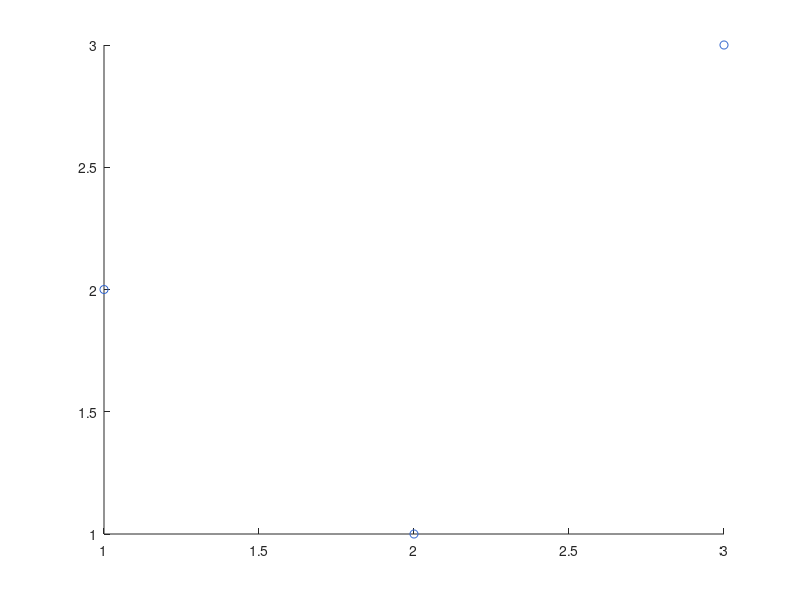
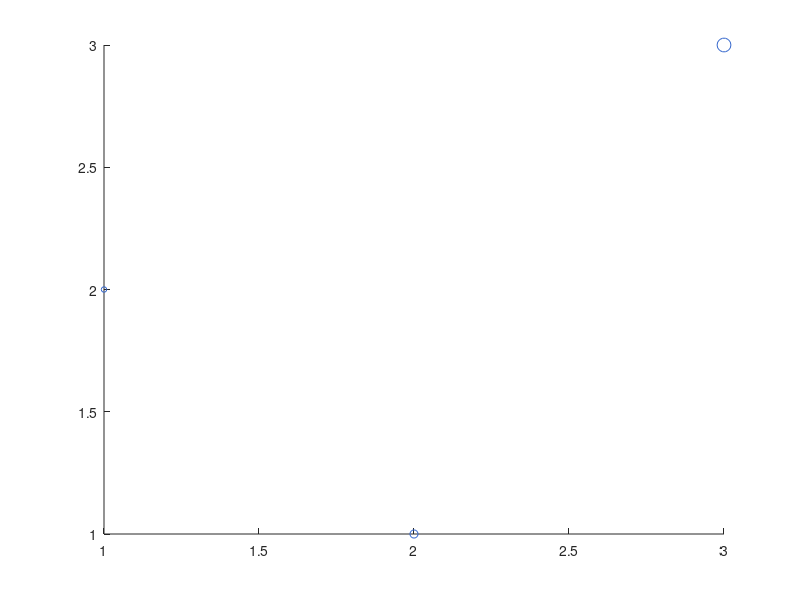
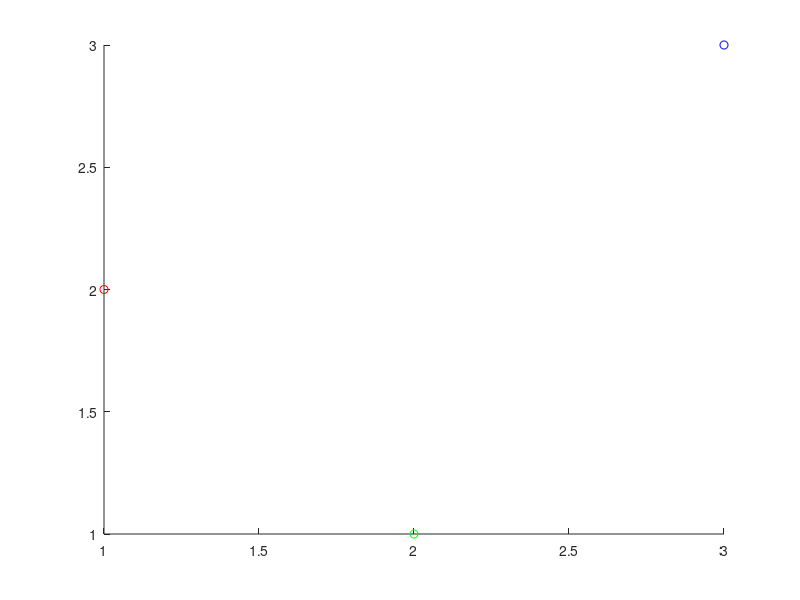
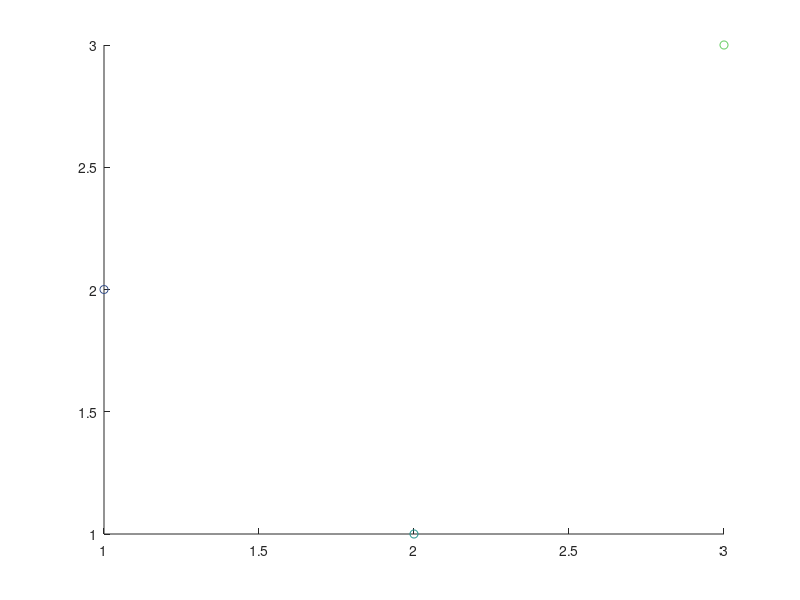

The MATLAB source for these figures, in order: (Note: this script raises an error after producing the figures.)
function summary = runM61RichScatterTests(outputDirectory)
%RUNM61RICHSCATTERTESTS Validate explicit rich 2-D scatter semantics.
    root=fileparts(fileparts(mfilename('fullpath')));addpath(fullfile(root,'src'));
    if nargin<1,outputDirectory=fullfile(root,'.audit','m61-rich-scatter');end
    if exist(outputDirectory,'dir')~=7,mkdir(outputDirectory);end
    cases={ ...
        'S01_constant_size_constant_rgb',@constantRgb; ...
        'S02_varying_sizes',@varyingSizes; ...
        'S03_per_point_rgb',@perPointRgb; ...
        'S04_scalar_mapped',@scalarMapped; ...
        'S05_scalar_colorbar',@scalarColorbar; ...
        'S06_varying_size_scalar',@varyingScalar; ...
        'S07_varying_size_rgb',@varyingRgb; ...
        'S08_legend_display_name',@legendCase; ...
        'S09_reverse_log_axes',@reverseLog; ...
        'S10_multiple_scatter',@multipleScatter; ...
        'S11_scatter_line',@scatterLine; ...
        'S12_scatter_image_shared_mapping',@scatterImage; ...
        'S13_edge_face_semantics',@edgeFace; ...
        'S14_visibility',@visibilityCase; ...
        'N01_scatter3',@rejectScatter3; ...
        'N02_nonfinite_coordinates',@rejectCoordinates; ...
        'N03_alpha',@rejectAlpha; ...
        'N04_edge_face_mode',@rejectEdgeMode; ...
        'N05_size_shape',@rejectSize; ...
        'N06_color_shape',@rejectColor; ...
        'N07_ir_dimensionality',@rejectIrCoordinates; ...
        'N08_color_scale',@rejectColorScale; ...
        'J01_json_replay_modes',@jsonReplay; ...
        'J02_old_v2_scatter',@oldV2; ...
        'D01_determinism',@determinism; ...
        'L01_figure_lifecycle',@lifecycle; ...
        'P01_publication_85',@()profileWidth('single-column'); ...
        'P02_publication_170',@()profileWidth('double-column'); ...
        'X01_10k_scale',@scaleCase};
    rows=cell(size(cases,1),4);failures=0;
    for k=1:size(cases,1)
        try,detail=cases{k,2}();status='PASS';
        catch err,status='FAIL';failures=failures+1;detail=[identifier(err) ': ' oneLine(err.message)];end
        rows(k,:)={cases{k,1},status,detail,'m6.1'};
    end
    resultPath=fullfile(outputDirectory,'m61-rich-scatter-results.tsv');writeRows(resultPath,rows);
    summary=struct('tests',size(rows,1),'failures',failures,'resultPath',resultPath);
    if failures,fprintf(2,'%s',fileread(resultPath));error('M2T:M61RichScatterTestsFailed','%d M6.1 tests failed.',failures);end

    function d=constantRgb(),[f,~,c]=figureWithScatter(36,[.2 .4 .8],{});s=readSeries(f);assert(strcmp(s.sizeMode,'constant')&&strcmp(s.colorMode,'constant_rgb')&&s.markerSize==6);d='constant marker area and RGB preserved';clear c;end
    function d=varyingSizes(),[f,~,c]=figureWithScatter([16 36 100],[.2 .4 .8],{});s=readSeries(f);assert(strcmp(s.sizeMode,'per_point')&&isequal(s.markerSize,[4 6 10]));d='SizeData area converted to diameter by sqrt';clear c;end
    function d=perPointRgb(),[f,~,c]=figureWithScatter(36,[1 0 0;0 1 0;0 0 1],{});s=readSeries(f);assert(strcmp(s.colorMode,'per_point_rgb')&&isequal(s.colorData,[1 0 0;0 1 0;0 0 1]));d='N-by-3 RGB preserved';clear c;end
    function d=scalarMapped(),[f,a,c]=figureWithScatter(36,[10;20;30],{});caxis(a,[0 40]);s=readSeries(f);ir=m2t2.reader.readFigure(f);assert(strcmp(s.colorMode,'scalar_mapped')&&isequal(s.colorData,[10 20 30])&&isequal(ir.axes{1}.colorMapping.limits,[0 40]));d='scalar point meta and CLim preserved';clear c;end
    function d=scalarColorbar(),[f,a,c]=figureWithScatter(36,[10;20;30],{'filled'});caxis(a,[0 40]);cb=colorbar(a);ylabel(cb,'response');ir=m2t2.reader.readFigure(f);element=ir.elements{1};assert(numel(ir.elements)==1&&strcmp(element.kind,'m2t2.colorbar')&&isequal(element.limits,[0 40])&&strcmp(element.label.value,'response')&&strcmp(element.orientation,'vertical'));d='scalar scatter preserves ColorbarIR limits, label, and orientation';clear c;end
    function d=varyingScalar(),[f,~,c]=figureWithScatter([16 36 100],[10;20;30],{'filled'});s=readSeries(f);assert(strcmp(s.sizeMode,'per_point')&&strcmp(s.colorMode,'scalar_mapped'));writeTex('varying-scalar',f);d='varying diameter plus scalar metadata';clear c;end
    function d=varyingRgb(),[f,~,c]=figureWithScatter([16 36 100],[1 0 0;0 1 0;0 0 1],{'filled'});s=readSeries(f);assert(strcmp(s.sizeMode,'per_point')&&strcmp(s.colorMode,'per_point_rgb'));writeTex('varying-rgb',f);d='varying diameter plus explicit RGB';clear c;end
    function d=legendCase(),[f,a,c]=figureWithScatter(36,[.2 .4 .8],{'DisplayName','Measurements'});legend(a,'show');ir=m2t2.reader.readFigure(f);assert(ir.axes{1}.legend.visible&&strcmp(ir.axes{1}.legend.entries{1}.text.value,'Measurements'));d='DisplayName and legend ownership preserved';clear c;end
    function d=reverseLog(),[f,a,c]=figureWithScatter(36,[.2 .4 .8],{});set(a,'XScale','log','YDir','reverse');set(findobj(a,'Type','scatter'),'XData',[1 10 100]);ir=m2t2.reader.readFigure(f);assert(strcmp(ir.axes{1}.xscale,'log')&&strcmp(ir.axes{1}.ydirection,'reverse'));d='axes transforms remain axes semantics';clear c;end
    function d=multipleScatter(),f=figure('Visible','off');c=onCleanup(@()closeFigure(f));a=axes('Parent',f);hold(a,'on');scatter(a,1:3,[1 2 3],36,[1 0 0]);scatter(a,1:3,[3 2 1],64,[0 0 1]);ir=m2t2.reader.readFigure(f);assert(numel(ir.axes{1}.series)==2);d='series order preserved';clear c;end
    function d=scatterLine(),[f,a,c]=figureWithScatter(36,[.2 .4 .8],{});hold(a,'on');plot(a,1:3,[3 2 1]);ir=m2t2.reader.readFigure(f);assert(numel(ir.axes{1}.series)==2);d='scatter and line coexist';clear c;end
    function d=scatterImage(),f=figure('Visible','off');c=onCleanup(@()closeFigure(f));a=axes('Parent',f);imagesc(a,[1 2;3 4]);hold(a,'on');scatter(a,[1 2],[1 2],36,[1;4],'filled');caxis(a,[0 5]);colorbar(a);ir=m2t2.reader.readFigure(f);assert(numel(ir.axes{1}.series)==2&&numel(ir.elements)==1);tex=m2t2.render.renderPgfplots(ir,true);assert(has(tex,'point meta min=0')&&has(tex,'colormap name='));d='image and scatter share axes color mapping';clear c;end
    function d=edgeFace(),[f,~,c]=figureWithScatter(36,[1 0 0;0 1 0;0 0 1],{'filled','MarkerEdgeColor',[.1 .1 .1]});s=readSeries(f);assert(strcmp(s.edgeMode,'constant')&&strcmp(s.faceMode,'data')&&isequal(s.edgeColor,[.1 .1 .1]));d='constant edge and data-driven filled face preserved';clear c;end
    function d=visibilityCase(),[f,~,c]=figureWithScatter(36,[.2 .4 .8],{'Visible','off'});assert(~readSeries(f).visible);d='series visibility preserved';clear c;end
    function d=rejectScatter3(),f=figure('Visible','off');c=onCleanup(@()closeFigure(f));scatter3(1:3,1:3,1:3);expect(@()m2t2.reader.readFigure(f),'M2T2:E045:UnsupportedScatterDimensionality');d='scatter3 rejected precisely';clear c;end
    function d=rejectCoordinates(),[f,~,c,h]=figureWithScatter(36,[.2 .4 .8],{});set(h,'XData',[1 NaN 3]);expect(@()m2t2.reader.readFigure(f),'M2T2:E040:MalformedScatterData');d='nonfinite coordinates rejected';clear c;end
    function d=rejectAlpha(),[f,~,c,h]=figureWithScatter(36,[.2 .4 .8],{});try,set(h,'MarkerEdgeAlpha',.5);catch,d='runtime exposes no marker-alpha capability; alpha input is not constructible';clear c;return;end;expect(@()m2t2.reader.readFigure(f),'M2T2:E043:UnsupportedScatterTransparency');d='nonopaque marker alpha rejected';clear c;end
    function d=rejectEdgeMode(),[f,~,c,h]=figureWithScatter(36,[.2 .4 .8],{});set(h,'MarkerFaceColor','auto');expect(@()m2t2.reader.readFigure(f),'M2T2:E044:UnsupportedScatterMarkerStyle');d='unsupported automatic face mode rejected';clear c;end
    function d=rejectSize(),[f,~,c,h]=figureWithScatter(36,[.2 .4 .8],{});if strcmp(get(h,'Type'),'hggroup'),ir=scatterIr('constant_rgb','per_point');ir.axes{1}.series{1}.markerSize=[2 3];expect(@()m2t2.ir.validate(ir),'M2T2:E003:InvalidIR');d='gnuplot rejects malformed SizeData during mutation; normalized cardinality is rejected';clear c;return;end;set(h,'SizeData',[2 3]);expect(@()m2t2.reader.readFigure(f),'M2T2:E041:UnsupportedScatterSize');d='malformed SizeData cardinality rejected precisely';clear c;end
    function d=rejectColor(),[f,~,c,h]=figureWithScatter(36,[1 0 0;0 1 0;0 0 1],{'filled'});set(h,'CData',[2 0 0;0 1 0;0 0 1]);expect(@()m2t2.reader.readFigure(f),'M2T2:E042:UnsupportedScatterColor');d='out-of-range active RGB CData rejected precisely';clear c;end
    function d=rejectIrCoordinates(),ir=scatterIr('constant_rgb','constant');ir.axes{1}.series{1}.x(2)=Inf;expect(@()m2t2.ir.validate(ir),'M2T2:E003:InvalidIR');d='invalid normalized coordinates rejected';end
    function d=rejectColorScale(),[f,a,c]=figureWithScatter(36,[10;20;30],{'filled'});try,set(a,'ColorScale','log');catch,d='runtime has no nonlinear ColorScale capability';clear c;return;end;expect(@()m2t2.reader.readFigure(f),'M2T2:E046:UnsupportedScatterColorMapping');d='nonlinear scalar mapping rejected precisely';clear c;end
    function d=jsonReplay(),modes={{'constant_rgb','constant'},{'constant_rgb','per_point'},{'per_point_rgb','constant'},{'per_point_rgb','per_point'},{'scalar_mapped','constant'},{'scalar_mapped','per_point'}};for q=1:numel(modes),ir=scatterIr(modes{q}{1},modes{q}{2});a=m2t2.render.renderPgfplots(ir,true);b=m2t2.render.renderPgfplots(m2t2.ir.fromJson(jsonencode(ir)),true);assert(strcmp(a,b));end;d='six explicit size/color mode combinations replay byte-identically';end
    function d=oldV2(),ir=scatterIr('constant_rgb','constant');s=ir.axes{1}.series{1};s=rmfield(s,{'colorMode','colorData','sizeMode','edgeMode','edgeColor','faceMode','faceColor'});ir.axes{1}.series={s};decoded=m2t2.ir.fromJson(jsonencode(ir));assert(strcmp(decoded.axes{1}.series{1}.colorMode,'constant_rgb'));d='pre-M6.1 v2 scatter defaults remain readable';end
    function d=determinism(),ir=scatterIr('per_point_rgb','per_point');j1=jsonencode(ir);j2=jsonencode(ir);t1=m2t2.render.renderPgfplots(ir,true);t2=m2t2.render.renderPgfplots(ir,true);assert(strcmp(j1,j2)&&strcmp(t1,t2));d='IR JSON, point order, color order, size order, and TeX stable';end
    function d=lifecycle(),[f,a,c,h]=figureWithScatter([16 36 100],[10;20;30],{'filled','DisplayName','Stable'});cb=colorbar(a);before={get(h,'XData'),get(h,'YData'),get(h,'SizeData'),get(h,'CData'),get(h,'Marker'),get(h,'MarkerEdgeColor'),get(h,'MarkerFaceColor'),get(a,'CLim'),colormap(a),get(cb,'Visible'),get(h,'Visible'),get(a,'XLim'),get(f,'Visible')};m2t2.reader.readFigure(f);after={get(h,'XData'),get(h,'YData'),get(h,'SizeData'),get(h,'CData'),get(h,'Marker'),get(h,'MarkerEdgeColor'),get(h,'MarkerFaceColor'),get(a,'CLim'),colormap(a),get(cb,'Visible'),get(h,'Visible'),get(a,'XLim'),get(f,'Visible')};assert(isequaln(before,after));d='reader leaves caller scatter, axes, colormap, colorbar, and figure unchanged';clear c;end
    function d=profileWidth(width),ir=scatterIr('scalar_mapped','per_point');before=ir.axes{1}.series{1}.markerSize;t=m2t.profile.apply(ir,m2t.profile.publication(),width);assert(t.success&&isequal(t.ir.axes{1}.series{1}.markerSize,before));d=[width ' preserves relative marker sizes'];end
    function d=scaleCase(),n=10000;ir=scatterIr('scalar_mapped','constant');s=ir.axes{1}.series{1};s.x=linspace(0,100,n);s.y=sin(s.x/5);s.colorData=cos(s.x/11);ir.axes{1}.series={s};tic;m2t2.ir.validate(ir);readSeconds=toc;tic;tex=m2t2.render.renderPgfplots(ir,true);renderSeconds=toc;bytes=numel(unicode2native(tex,'UTF-8'));m2t.internal.writeTextFile(fullfile(outputDirectory,'performance-10k.tex'),tex);fid=fopen(fullfile(outputDirectory,'performance.tsv'),'wb');cl=onCleanup(@()fclose(fid));fprintf(fid,'points\tir_seconds\trender_seconds\ttex_bytes\n%d\t%.6f\t%.6f\t%d\n',n,readSeconds,renderSeconds,bytes);clear cl;assert(bytes>n*10);d=sprintf('%d scalar-mapped points, IR %.3fs, TeX %.3fs, %d bytes',n,readSeconds,renderSeconds,bytes);end

    function writeTex(name,f),ir=m2t2.reader.readFigure(f);m2t.internal.writeTextFile(fullfile(outputDirectory,[name '.tex']),m2t2.render.renderPgfplots(ir,true));end
end

function [f,a,c,h]=figureWithScatter(sizeData,colorData,args),f=figure('Visible','off');c=onCleanup(@()closeFigure(f));a=axes('Parent',f);h=scatter(a,1:3,[2 1 3],sizeData,colorData,args{:});end
function s=readSeries(f),ir=m2t2.reader.readFigure(f);s=ir.axes{1}.series{1};end
function ir=scatterIr(colorMode,sizeMode),s=m2t2.ir.makeScatterSeries();s.x=[1 2 3];s.y=[2 1 3];s.color=[.2 .4 .8];s.edgeColor=s.color;if strcmp(sizeMode,'per_point'),s.sizeMode='per_point';s.markerSize=[4 6 10];end;if strcmp(colorMode,'per_point_rgb'),s.colorMode=colorMode;s.colorData=[1 0 0;0 1 0;0 0 1];s.edgeMode='data';elseif strcmp(colorMode,'scalar_mapped'),s.colorMode=colorMode;s.colorData=[10 20 30];s.edgeMode='none';s.faceMode='data';end;a=m2t2.ir.makeAxes();a.xlim=[0 4];a.ylim=[0 4];a.colorMapping.limits=[0 40];a.series={s};ir=m2t2.ir.makeFigure({a});ir.size=[100 65];end
function expect(fn,id),caught=false;try,fn();catch err,caught=strcmp(err.identifier,id);end;assert(caught);end
function writeRows(path,rows),fid=fopen(path,'wb');c=onCleanup(@()fclose(fid));fprintf(fid,'case\tstatus\tdetail\tlayer\n');for k=1:size(rows,1),fprintf(fid,'%s\t%s\t%s\t%s\n',rows{k,:});end;clear c;end
function value=identifier(err),value=err.identifier;if isempty(value),value='<none>';end,end
function value=oneLine(value),value=regexprep(value,'[\r\n\t]+',' ');end
function yes=has(value,fragment),yes=~isempty(strfind(value,fragment));end
function closeFigure(f),if ~isempty(f)&&ishandle(f),close(f);end,end
